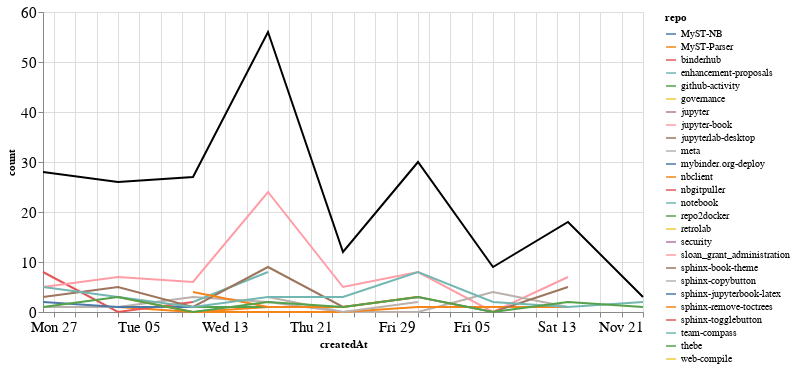

Notebook code cell kept with this figure:
### Markdown cell above
### Comments

### Code cell
comments_time = comments.groupby('repo').resample('W', on='createdAt').count()['author'].reset_index()
comments_time = comments_time.rename(columns={'author': 'count'})
comments_time_total = comments_time.groupby('createdAt').agg({"count": "sum"}).reset_index()
ch1 = alt.Chart(comments_time, width=600).mark_line().encode(
    x='createdAt',
    y='count',
    color='repo',
    tooltip="repo"
)

ch2 = alt.Chart(comments_time_total, width=600).mark_line(color="black").encode(
    x='createdAt',
    y='count',
)

ch1 + ch2

### Figure 1 — Vega-Lite specification as saved in the notebook (floating-point values rounded to 4 significant figures)
{"config": {"axisLeft": {"labelFontSize": 15}, "axisBottom": {"labelFontSize": 15}}, "layer": [{"data": {"name": "data-504c376997f89321bb99056d3dc3ea0a"}, "mark": "line", "encoding": {"color": {"type": "nominal", "field": "repo"}, "tooltip": {"type": "nominal", "field": "repo"}, "x": {"type": "temporal", "field": "createdAt"}, "y": {"type": "quantitative", "field": "count"}}, "width": 600}, {"data": {"name": "data-42fef491bcc0321852d75915b6f1d64c"}, "mark": {"type": "line", "color": "black"}, "encoding": {"x": {"type": "temporal", "field": "createdAt"}, "y": {"type": "quantitative", "field": "count"}}, "width": 600}], "$schema": "https://vega.github.io/schema/vega-lite/v4.8.1.json", "datasets": {"data-504c376997f89321bb99056d3dc3ea0a": [{"repo": "MyST-NB", "createdAt": "2021-10-17T00:00:00", "count": 1}, {"repo": "MyST-NB", "createdAt": "2021-10-24T00:00:00", "count": 1}, {"repo": "MyST-Parser", "createdAt": "2021-09-26T00:00:00", "count": 1}, {"repo": "MyST-Parser", "createdAt": "2021-10-03T00:00:00", "count": 1}, {"repo": "MyST-Parser", "createdAt": "2021-10-10T00:00:00", "count": 0}, {"repo": "MyST-Parser", "createdAt": "2021-10-17T00:00:00", "count": 1}, {"repo": "binderhub", "createdAt": "2021-09-26T00:00:00", "count": 8}, {"repo": "binderhub", "createdAt": "2021-10-03T00:00:00", "count": 0}, {"repo": "binderhub", "createdAt": "2021-10-10T00:00:00", "count": 2}, {"repo": "enhancement-proposals", "createdAt": "2021-10-10T00:00:00", "count": 2}, {"repo": "github-activity", "createdAt": "2021-10-10T00:00:00", "count": 1}, {"repo": "github-activity", "createdAt": "2021-10-17T00:00:00", "count": 1}, {"repo": "governance", "createdAt": "2021-10-17T00:00:00", "count": 1}, {"repo": "jupyter", "createdAt": "2021-11-14T00:00:00", "count": 1}, {"repo": "jupyter-book", "createdAt": "2021-09-26T00:00:00", "count": 5}, {"repo": "jupyter-book", "createdAt": "2021-10-03T00:00:00", "count": 7}, {"repo": "jupyter-book", "createdAt": "2021-10-10T00:00:00", "count": 6}, {"repo": "jupyter-book", "createdAt": "2021-10-17T00:00:00", "count": 24}, {"repo": "jupyter-book", "createdAt": "2021-10-24T00:00:00", "count": 5}, {"repo": "jupyter-book", "createdAt": "2021-10-31T00:00:00", "count": 8}, {"repo": "jupyter-book", "createdAt": "2021-11-07T00:00:00", "count": 0}, {"repo": "jupyter-book", "createdAt": "2021-11-14T00:00:00", "count": 7}, {"repo": "jupyterlab-desktop", "createdAt": "2021-09-26T00:00:00", "count": 1}, {"repo": "meta", "createdAt": "2021-09-26T00:00:00", "count": 1}, {"repo": "meta", "createdAt": "2021-10-03T00:00:00", "count": 1}, {"repo": "meta", "createdAt": "2021-10-10T00:00:00", "count": 3}, {"repo": "meta", "createdAt": "2021-10-17T00:00:00", "count": 2}, {"repo": "meta", "createdAt": "2021-10-24T00:00:00", "count": 0}, {"repo": "meta", "createdAt": "2021-10-31T00:00:00", "count": 0}, {"repo": "meta", "createdAt": "2021-11-07T00:00:00", "count": 4}, {"repo": "meta", "createdAt": "2021-11-14T00:00:00", "count": 1}, {"repo": "mybinder.org-deploy", "createdAt": "2021-09-26T00:00:00", "count": 2}, {"repo": "mybinder.org-deploy", "createdAt": "2021-10-03T00:00:00", "count": 1}, {"repo": "mybinder.org-deploy", "createdAt": "2021-10-10T00:00:00", "count": 1}, {"repo": "nbclient", "createdAt": "2021-10-03T00:00:00", "count": 3}, {"repo": "nbclient", "createdAt": "2021-10-10T00:00:00", "count": 0}, {"repo": "nbclient", "createdAt": "2021-10-17T00:00:00", "count": 0}, {"repo": "nbclient", "createdAt": "2021-10-24T00:00:00", "count": 0}, {"repo": "nbclient", "createdAt": "2021-10-31T00:00:00", "count": 1}, {"repo": "nbclient", "createdAt": "2021-11-07T00:00:00", "count": 1}, {"repo": "nbclient", "createdAt": "2021-11-14T00:00:00", "count": 1}, {"repo": "nbgitpuller", "createdAt": "2021-11-07T00:00:00", "count": 1}, {"repo": "notebook", "createdAt": "2021-10-10T00:00:00", "count": 2}, {"repo": "notebook", "createdAt": "2021-10-17T00:00:00", "count": 8}, {"repo": "repo2docker", "createdAt": "2021-11-07T00:00:00", "count": 1}, {"repo": "retrolab", "createdAt": "2021-10-31T00:00:00", "count": 1}, {"repo": "security", "createdAt": "2021-10-03T00:00:00", "count": 1}, {"repo": "sloan_grant_administration", "createdAt": "2021-10-10T00:00:00", "count": 4}, {"repo": "sphinx-book-theme", "createdAt": "2021-09-26T00:00:00", "count": 3}, {"repo": "sphinx-book-theme", "createdAt": "2021-10-03T00:00:00", "count": 5}, {"repo": "sphinx-book-theme", "createdAt": "2021-10-10T00:00:00", "count": 1}, {"repo": "sphinx-book-theme", "createdAt": "2021-10-17T00:00:00", "count": 9}, {"repo": "sphinx-book-theme", "createdAt": "2021-10-24T00:00:00", "count": 1}, {"repo": "sphinx-book-theme", "createdAt": "2021-10-31T00:00:00", "count": 3}, {"repo": "sphinx-book-theme", "createdAt": "2021-11-07T00:00:00", "count": 0}, {"repo": "sphinx-book-theme", "createdAt": "2021-11-14T00:00:00", "count": 5}, {"repo": "sphinx-copybutton", "createdAt": "2021-10-17T00:00:00", "count": 3}, {"repo": "sphinx-copybutton", "createdAt": "2021-10-24T00:00:00", "count": 0}, {"repo": "sphinx-copybutton", "createdAt": "2021-10-31T00:00:00", "count": 2}, {"repo": "sphinx-jupyterbook-latex", "createdAt": "2021-10-03T00:00:00", "count": 1}, {"repo": "sphinx-remove-toctrees", "createdAt": "2021-10-10T00:00:00", "count": 4}, {"repo": "sphinx-remove-toctrees", "createdAt": "2021-10-17T00:00:00", "count": 1}, {"repo": "sphinx-remove-toctrees", "createdAt": "2021-10-24T00:00:00", "count": 1}, {"repo": "sphinx-remove-toctrees", "createdAt": "2021-10-31T00:00:00", "count": 3}, {"repo": "sphinx-togglebutton", "createdAt": "2021-10-31T00:00:00", "count": 1}, {"repo": "team-compass", "createdAt": "2021-09-26T00:00:00", "count": 5}, {"repo": "team-compass", "createdAt": "2021-10-03T00:00:00", "count": 3}, {"repo": "team-compass", "createdAt": "2021-10-10T00:00:00", "count": 1}, {"repo": "team-compass", "createdAt": "2021-10-17T00:00:00", "count": 3}, {"repo": "team-compass", "createdAt": "2021-10-24T00:00:00", "count": 3}, {"repo": "team-compass", "createdAt": "2021-10-31T00:00:00", "count": 8}, {"repo": "team-compass", "createdAt": "2021-11-07T00:00:00", "count": 2}, {"repo": "team-compass", "createdAt": "2021-11-14T00:00:00", "count": 1}, {"repo": "team-compass", "createdAt": "2021-11-21T00:00:00", "count": 2}, {"repo": "thebe", "createdAt": "2021-09-26T00:00:00", "count": 1}, {"repo": "thebe", "createdAt": "2021-10-03T00:00:00", "count": 3}, {"repo": "thebe", "createdAt": "2021-10-10T00:00:00", "count": 0}, {"repo": "thebe", "createdAt": "2021-10-17T00:00:00", "count": 2}, {"repo": "thebe", "createdAt": "2021-10-24T00:00:00", "count": 1}, {"repo": "thebe", "createdAt": "2021-10-31T00:00:00", "count": 3}, {"repo": "thebe", "createdAt": "2021-11-07T00:00:00", "count": 0}, {"repo": "thebe", "createdAt": "2021-11-14T00:00:00", "count": 2}, {"repo": "thebe", "createdAt": "2021-11-21T00:00:00", "count": 1}, {"repo": "web-compile", "createdAt": "2021-09-26T00:00:00", "count": 1}], "data-42fef491bcc0321852d75915b6f1d64c": [{"createdAt": "2021-09-26T00:00:00", "count": 28}, {"createdAt": "2021-10-03T00:00:00", "count": 26}, {"createdAt": "2021-10-10T00:00:00", "count": 27}, {"createdAt": "2021-10-17T00:00:00", "count": 56}, {"createdAt": "2021-10-24T00:00:00", "count": 12}, {"createdAt": "2021-10-31T00:00:00", "count": 30}, {"createdAt": "2021-11-07T00:00:00", "count": 9}, {"createdAt": "2021-11-14T00:00:00", "count": 18}, {"createdAt": "2021-11-21T00:00:00", "count": 3}]}}
